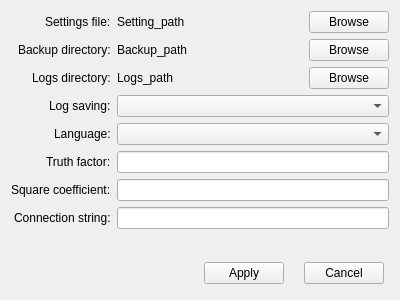
<?xml version="1.0" encoding="UTF-8"?>
<ui version="4.0">
 <class>WindowSettingsPanel</class>
 <widget class="QWidget" name="WindowSettingsPanel">
  <property name="windowModality">
   <enum>Qt::WindowModal</enum>
  </property>
  <property name="geometry">
   <rect>
    <x>0</x>
    <y>0</y>
    <width>400</width>
    <height>300</height>
   </rect>
  </property>
  <property name="windowTitle">
   <string>BACS Settings</string>
  </property>
  <layout class="QGridLayout" name="gridLayout">
   <item row="0" column="0">
    <layout class="QFormLayout" name="formLayout">
     <property name="labelAlignment">
      <set>Qt::AlignRight|Qt::AlignTrailing|Qt::AlignVCenter</set>
     </property>
     <item row="0" column="0">
      <widget class="QLabel" name="lblSettingsFile">
       <property name="text">
        <string>Settings file:</string>
       </property>
       <property name="alignment">
        <set>Qt::AlignLeading|Qt::AlignLeft|Qt::AlignVCenter</set>
       </property>
       <property name="margin">
        <number>5</number>
       </property>
      </widget>
     </item>
     <item row="0" column="1">
      <layout class="QHBoxLayout" name="horizontalLayout">
       <item>
        <widget class="QLabel" name="lbl_setting_path">
         <property name="sizePolicy">
          <sizepolicy hsizetype="Expanding" vsizetype="Preferred">
           <horstretch>0</horstretch>
           <verstretch>0</verstretch>
          </sizepolicy>
         </property>
         <property name="autoFillBackground">
          <bool>true</bool>
         </property>
         <property name="text">
          <string>Setting_path</string>
         </property>
         <property name="margin">
          <number>5</number>
         </property>
        </widget>
       </item>
       <item>
        <widget class="QPushButton" name="btn_browse_settings">
         <property name="sizePolicy">
          <sizepolicy hsizetype="Minimum" vsizetype="Minimum">
           <horstretch>0</horstretch>
           <verstretch>0</verstretch>
          </sizepolicy>
         </property>
         <property name="text">
          <string>Browse</string>
         </property>
        </widget>
       </item>
      </layout>
     </item>
     <item row="1" column="0">
      <widget class="QLabel" name="lblBackupDirectory">
       <property name="text">
        <string>Backup directory:</string>
       </property>
       <property name="alignment">
        <set>Qt::AlignLeading|Qt::AlignLeft|Qt::AlignVCenter</set>
       </property>
       <property name="margin">
        <number>5</number>
       </property>
      </widget>
     </item>
     <item row="1" column="1">
      <layout class="QHBoxLayout" name="horizontalLayout_2">
       <item>
        <widget class="QLabel" name="lbl_backup_path">
         <property name="sizePolicy">
          <sizepolicy hsizetype="Expanding" vsizetype="Preferred">
           <horstretch>0</horstretch>
           <verstretch>0</verstretch>
          </sizepolicy>
         </property>
         <property name="autoFillBackground">
          <bool>true</bool>
         </property>
         <property name="text">
          <string>Backup_path</string>
         </property>
         <property name="margin">
          <number>5</number>
         </property>
        </widget>
       </item>
       <item>
        <widget class="QPushButton" name="btn_browse_backup">
         <property name="text">
          <string>Browse</string>
         </property>
        </widget>
       </item>
      </layout>
     </item>
     <item row="2" column="0">
      <widget class="QLabel" name="lblLogsDirectory">
       <property name="text">
        <string>Logs directory:</string>
       </property>
       <property name="alignment">
        <set>Qt::AlignLeading|Qt::AlignLeft|Qt::AlignVCenter</set>
       </property>
       <property name="margin">
        <number>5</number>
       </property>
      </widget>
     </item>
     <item row="2" column="1">
      <layout class="QHBoxLayout" name="horizontalLayout_3">
       <item>
        <widget class="QLabel" name="lbl_logs_path">
         <property name="sizePolicy">
          <sizepolicy hsizetype="Expanding" vsizetype="Preferred">
           <horstretch>0</horstretch>
           <verstretch>0</verstretch>
          </sizepolicy>
         </property>
         <property name="autoFillBackground">
          <bool>true</bool>
         </property>
         <property name="text">
          <string>Logs_path</string>
         </property>
         <property name="margin">
          <number>5</number>
         </property>
        </widget>
       </item>
       <item>
        <widget class="QPushButton" name="btn_browse_logs">
         <property name="text">
          <string>Browse</string>
         </property>
        </widget>
       </item>
      </layout>
     </item>
     <item row="3" column="0">
      <widget class="QLabel" name="lblLogSaving">
       <property name="text">
        <string>Log saving:</string>
       </property>
       <property name="alignment">
        <set>Qt::AlignLeading|Qt::AlignLeft|Qt::AlignVCenter</set>
       </property>
       <property name="margin">
        <number>5</number>
       </property>
      </widget>
     </item>
     <item row="3" column="1">
      <widget class="QComboBox" name="cmb_log_saving"/>
     </item>
     <item row="4" column="0">
      <widget class="QLabel" name="lblLanguage">
       <property name="text">
        <string>Language:</string>
       </property>
       <property name="alignment">
        <set>Qt::AlignLeading|Qt::AlignLeft|Qt::AlignVCenter</set>
       </property>
      </widget>
     </item>
     <item row="4" column="1">
      <widget class="QComboBox" name="cmb_language"/>
     </item>
     <item row="5" column="0">
      <widget class="QLabel" name="lblTruthFactor">
       <property name="text">
        <string>Truth factor:</string>
       </property>
       <property name="alignment">
        <set>Qt::AlignLeading|Qt::AlignLeft|Qt::AlignVCenter</set>
       </property>
       <property name="margin">
        <number>5</number>
       </property>
      </widget>
     </item>
     <item row="5" column="1">
      <widget class="QLineEdit" name="tb_truth_factor">
       <property name="text">
        <string/>
       </property>
      </widget>
     </item>
     <item row="6" column="0">
      <widget class="QLabel" name="lblSquareCoeff">
       <property name="text">
        <string>Square coefficient:</string>
       </property>
       <property name="alignment">
        <set>Qt::AlignLeading|Qt::AlignLeft|Qt::AlignVCenter</set>
       </property>
       <property name="margin">
        <number>5</number>
       </property>
      </widget>
     </item>
     <item row="6" column="1">
      <widget class="QLineEdit" name="tb_square_coeff"/>
     </item>
     <item row="7" column="0">
      <widget class="QLabel" name="lblConnStr">
       <property name="text">
        <string>Connection string:</string>
       </property>
       <property name="alignment">
        <set>Qt::AlignLeading|Qt::AlignLeft|Qt::AlignVCenter</set>
       </property>
       <property name="margin">
        <number>5</number>
       </property>
      </widget>
     </item>
     <item row="7" column="1">
      <widget class="QLineEdit" name="tb_conn_str"/>
     </item>
    </layout>
   </item>
   <item row="1" column="0">
    <spacer name="verticalSpacer">
     <property name="orientation">
      <enum>Qt::Vertical</enum>
     </property>
     <property name="sizeHint" stdset="0">
      <size>
       <width>20</width>
       <height>3</height>
      </size>
     </property>
    </spacer>
   </item>
   <item row="2" column="0">
    <layout class="QHBoxLayout" name="horizontalLayout_4">
     <property name="spacing">
      <number>20</number>
     </property>
     <property name="leftMargin">
      <number>5</number>
     </property>
     <property name="topMargin">
      <number>5</number>
     </property>
     <property name="rightMargin">
      <number>5</number>
     </property>
     <property name="bottomMargin">
      <number>5</number>
     </property>
     <item>
      <spacer name="horizontalSpacer">
       <property name="orientation">
        <enum>Qt::Horizontal</enum>
       </property>
       <property name="sizeHint" stdset="0">
        <size>
         <width>40</width>
         <height>20</height>
        </size>
       </property>
      </spacer>
     </item>
     <item>
      <widget class="QPushButton" name="btn_apply">
       <property name="text">
        <string>Apply</string>
       </property>
      </widget>
     </item>
     <item>
      <widget class="QPushButton" name="btn_cancel">
       <property name="text">
        <string>Cancel</string>
       </property>
      </widget>
     </item>
    </layout>
   </item>
  </layout>
 </widget>
 <resources/>
 <connections/>
</ui>
